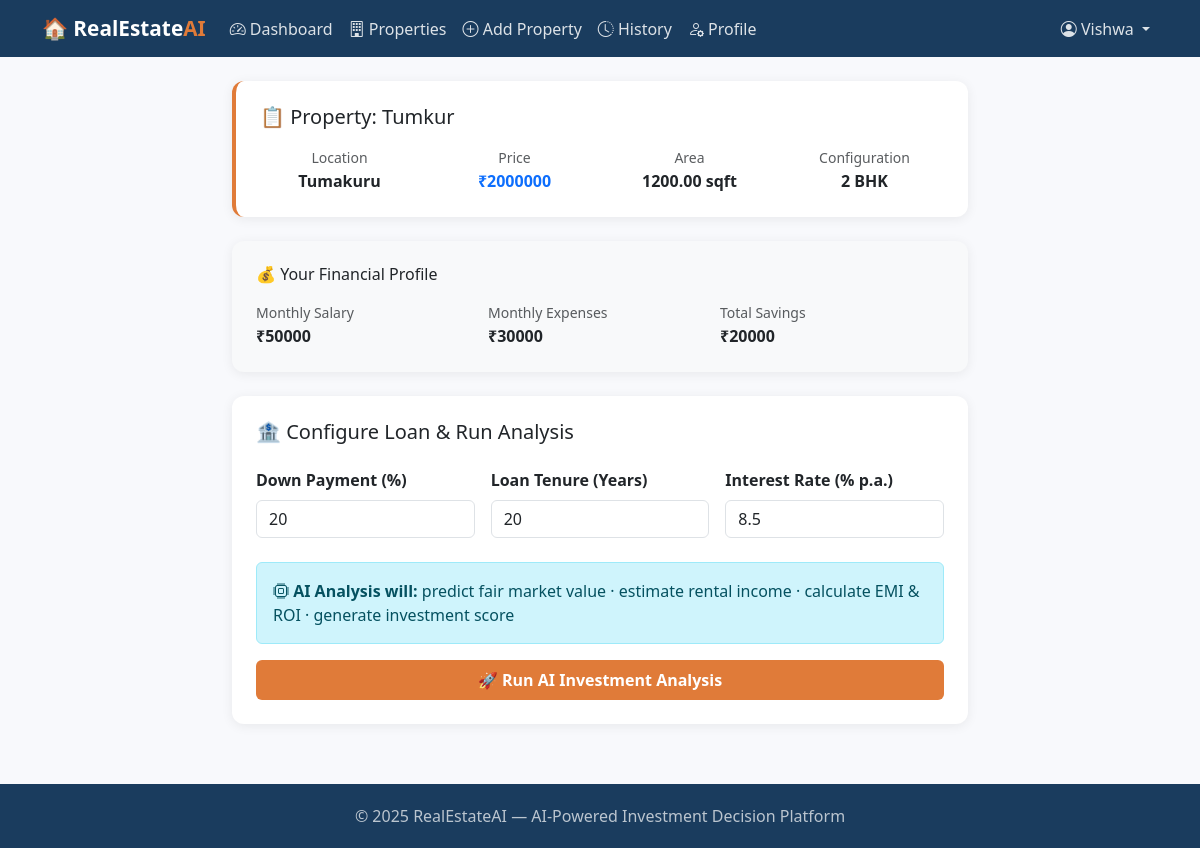
/analyze/3/ (signed in), run on the app's committed database.
### realestate/models.py (models this page shows, shortened)
class Property(models.Model):
    PROPERTY_TYPE_CHOICES = [
        ('apartment', 'Apartment'),
        ('villa', 'Villa'),
        ('plot', 'Plot'),
        ('commercial', 'Commercial'),
    ]
    user = models.ForeignKey(User, on_delete=models.CASCADE, related_name='properties')
    title = models.CharField(max_length=200)
    location = models.CharField(max_length=100)
    price = models.DecimalField(max_digits=15, decimal_places=2)
    area_sqft = models.DecimalField(max_digits=10, decimal_places=2)
    bhk = models.IntegerField(choices=[(1,'1 BHK'),(2,'2 BHK'),(3,'3 BHK'),(4,'4 BHK'),(5,'5+ BHK')])
    property_type = models.CharField(max_length=20, choices=PROPERTY_TYPE_CHOICES, default='apartment')
    age_years = models.IntegerField(default=0, help_text="Age of property in years")
    floor_number = models.IntegerField(default=1)
    total_floors = models.IntegerField(default=5)
    created_at = models.DateTimeField(auto_now_add=True)

class FinancialProfile(models.Model):
    RISK_CHOICES = [
        ('low', 'Low'),
        ('medium', 'Medium'),
        ('high', 'High'),
    ]
    user = models.OneToOneField(User, on_delete=models.CASCADE, related_name='financial_profile')
    monthly_salary = models.DecimalField(max_digits=12, decimal_places=2)
    monthly_expenses = models.DecimalField(max_digits=12, decimal_places=2)
    total_savings = models.DecimalField(max_digits=15, decimal_places=2)
    risk_tolerance = models.CharField(max_length=10, choices=RISK_CHOICES, default='medium')
    created_at = models.DateTimeField(auto_now_add=True)
    updated_at = models.DateTimeField(auto_now=True)

### realestate/views.py (the view, shortened to what this page needs)
# urls.py: path('analyze/<int:pk>/', views.analyze_property, name='analyze_property'),
@login_required
def analyze_property(request, pk):
    prop = get_object_or_404(Property, pk=pk, user=request.user)
    profile = getattr(request.user, 'financial_profile', None)
    if not profile:
        messages.warning(request, "Please set up your financial profile first.")
        return redirect('financial_profile')
    form = AnalysisForm(request.POST or None)
    return render(request, 'realestate/analyze_property.html', {'property': prop, 'form': form, 'profile': profile})

### realestate/forms.py
class AnalysisForm(forms.Form):
    down_payment_pct = forms.IntegerField(
        label='Down Payment (%)',
        min_value=10, max_value=80, initial=20,
        widget=forms.NumberInput(attrs={'class': 'form-control', 'placeholder': '20'})
    )
    loan_tenure_years = forms.IntegerField(
        label='Loan Tenure (Years)',
        min_value=5, max_value=30, initial=20,
        widget=forms.NumberInput(attrs={'class': 'form-control', 'placeholder': '20'})
    )
    interest_rate = forms.DecimalField(
        label='Interest Rate (% p.a.)',
        min_value=5.0, max_value=20.0, initial=8.5,
        decimal_places=2,
        widget=forms.NumberInput(attrs={'class': 'form-control', 'placeholder': '8.5', 'step': '0.1'})
    )

### realestate/templates/realestate/analyze_property.html (shortened to what this page needs)
{% extends 'realestate/base.html' %}
{% block content %}
<div class="row justify-content-center">
  <div class="col-md-8">
    <div class="card p-4 mb-4" style="border-left: 4px solid var(--accent);">
      <h5 class="mb-3">📋 Property: {{ property.title }}</h5>
      <div class="row g-3">
        <div class="col-md-3 text-center">
          <small class="text-muted">Location</small>
          <div class="fw-bold">{{ property.location }}</div>
        </div>
        <div class="col-md-3 text-center">
          <small class="text-muted">Price</small>
          <div class="fw-bold text-primary">₹{{ property.price|floatformat:0 }}</div>
        </div>
        <div class="col-md-3 text-center">
          <small class="text-muted">Area</small>
          <div class="fw-bold">{{ property.area_sqft }} sqft</div>
        </div>
        <div class="col-md-3 text-center">
          <small class="text-muted">Configuration</small>
          <div class="fw-bold">{{ property.bhk }} BHK</div>
        </div>
      </div>
    </div>
    <div class="card p-4 mb-4 bg-light">
      <h6 class="mb-3">💰 Your Financial Profile</h6>
      <div class="row g-2">
        <div class="col-md-4">
          <small class="text-muted">Monthly Salary</small>
          <div class="fw-semibold">₹{{ profile.monthly_salary|floatformat:0 }}</div>
        </div>
        <div class="col-md-4">
          <small class="text-muted">Monthly Expenses</small>
          <div class="fw-semibold">₹{{ profile.monthly_expenses|floatformat:0 }}</div>
        </div>
        <div class="col-md-4">
          <small class="text-muted">Total Savings</small>
          <div class="fw-semibold">₹{{ profile.total_savings|floatformat:0 }}</div>
        </div>
      </div>
    </div>
    <div class="card p-4">
      <h5 class="mb-4">🏦 Configure Loan & Run Analysis</h5>
      <form method="post">
        <div class="row g-3">
          {% for field in form %}
          <div class="col-md-4">
            <label class="form-label fw-semibold">{{ field.label }}</label>
            {{ field }}
          </div>
          {% endfor %}
        </div>
        <div class="alert alert-info mt-4 mb-3">
          <i class="bi bi-cpu"></i> <strong>AI Analysis will:</strong>
          predict fair market value · estimate rental income · calculate EMI & ROI · generate investment score
        </div>
        <button type="submit" class="btn btn-accent w-100 py-2 fw-bold">
          🚀 Run AI Investment Analysis
        </button>
      </form>
    </div>
  </div>
</div>
{% endblock %}

### realestate/templates/realestate/base.html (shortened to what this page needs)
<!DOCTYPE html>
<html lang="en">
<head>
  <link href="https://cdn.jsdelivr.net/npm/bootstrap@5.3.0/dist/css/bootstrap.min.css" rel="stylesheet">
  <link href="https://cdn.jsdelivr.net/npm/bootstrap-icons@1.10.0/font/bootstrap-icons.css" rel="stylesheet">
</head>
<body>
<nav class="navbar navbar-expand-lg navbar-dark">
  <div class="container">
    <a class="navbar-brand" href="{% url 'home' %}">🏠 RealEstate<span>AI</span></a>
    <div class="collapse navbar-collapse" id="navMenu">
      {% if user.is_authenticated %}
      <ul class="navbar-nav me-auto">
        <li class="nav-item"><a class="nav-link" href="{% url 'dashboard' %}"><i class="bi bi-speedometer2"></i> Dashboard</a></li>
        <li class="nav-item"><a class="nav-link" href="{% url 'property_list' %}"><i class="bi bi-building"></i> Properties</a></li>
        <li class="nav-item"><a class="nav-link" href="{% url 'add_property' %}"><i class="bi bi-plus-circle"></i> Add Property</a></li>
        <li class="nav-item"><a class="nav-link" href="{% url 'analysis_history' %}"><i class="bi bi-clock-history"></i> History</a></li>
        <li class="nav-item"><a class="nav-link" href="{% url 'financial_profile' %}"><i class="bi bi-person-gear"></i> Profile</a></li>
      </ul>
      <ul class="navbar-nav">
        <li class="nav-item dropdown">
          <a class="nav-link dropdown-toggle" href="#" data-bs-toggle="dropdown">
            <i class="bi bi-person-circle"></i> {{ user.first_name|default:user.username }}
          </a>
        </li>
      </ul>
      {% else %}
      <ul class="navbar-nav ms-auto">
        <li class="nav-item"><a class="nav-link" href="{% url 'login' %}">Login</a></li>
        <li class="nav-item"><a class="nav-link" href="{% url 'register' %}">Register</a></li>
      </ul>
      {% endif %}
    </div>
  </div>
</nav>
<div class="container my-4">
  {% block content %}{% endblock %}
</div>
<footer class="text-center">
  <p class="mb-0">© 2025 RealEstateAI — AI-Powered Investment Decision Platform</p>
</footer>
</body>
</html>

### realestate/templates/realestate/base.html (style rules this page uses)
:root { --primary: #1a3c5e; --accent: #e07b39; --light-bg: #f8f9fc; }
body { background: var(--light-bg); font-family: 'Segoe UI', sans-serif; }
.navbar { background: var(--primary) !important; }
.navbar-brand { font-weight: 700; font-size: 1.3rem; color: #fff !important; }
.navbar-brand span { color: var(--accent); }
.nav-link { color: rgba(255,255,255,0.85) !important; }
.btn-accent { background: var(--accent); color: #fff; border: none; }
.card { border: none; border-radius: 12px; box-shadow: 0 2px 12px rgba(0,0,0,0.07); }
footer { background: var(--primary); color: rgba(255,255,255,0.7); padding: 20px 0; margin-top: 60px; }

### data on the page
Property: title "Tumkur", location "Tumakuru", price "2000000", area_sqft "1200.00", bhk "2"
FinancialProfile: monthly_salary "50000", monthly_expenses "30000", total_savings "20000"

### other printed values
{{ user.first_name|default:user.username }} "Vishwa"
{{ field.label }} "Down Payment (%)" "Loan Tenure (Years)" "Interest Rate (% p.a.)"
